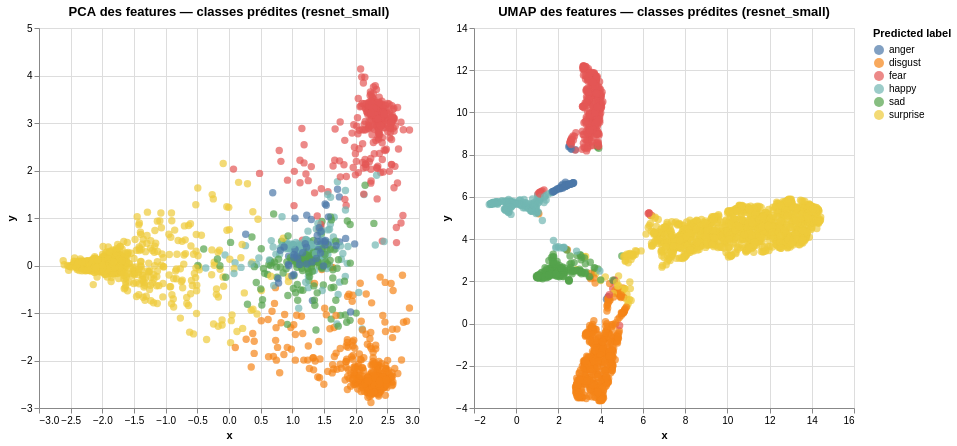

This figure's notebook cell:
### Code cell
# PCA et UMAP par prédictions
pca_chart_pred = alt.Chart(df_pca).mark_circle(size=55).encode(
    x="x:Q",
    y="y:Q",
    color=alt.Color("pred_label:N", title="Predicted label"),
    tooltip=["true_label:N", "pred_label:N"]
).properties(
    width=380,
    height=380,
    title=f"PCA des features — classes prédites ({best_model_name})"
).interactive()

umap_chart_pred = alt.Chart(df_umap).mark_circle(size=55).encode(
    x="x:Q",
    y="y:Q",
    color=alt.Color("pred_label:N", title="Predicted label"),
    tooltip=["true_label:N", "pred_label:N"]
).properties(
    width=380,
    height=380,
    title=f"UMAP des features — classes prédites ({best_model_name})"
).interactive()

pca_chart_pred | umap_chart_pred

### Figure 1 — Vega-Lite specification as saved in the notebook (floating-point values rounded to 4 significant figures; data arrays with more than 128 entries replaced by an {"elided": "..."} marker saying what was removed)
{"config": {"view": {"continuousWidth": 300, "continuousHeight": 300}}, "hconcat": [{"data": {"name": "data-2d7ea3abbcdffe57c331e90c975921a4"}, "mark": {"type": "circle", "size": 55}, "encoding": {"color": {"field": "pred_label", "title": "Predicted label", "type": "nominal"}, "tooltip": [{"field": "true_label", "type": "nominal"}, {"field": "pred_label", "type": "nominal"}], "x": {"field": "x", "type": "quantitative"}, "y": {"field": "y", "type": "quantitative"}}, "height": 380, "name": "view_3", "title": "PCA des features — classes prédites (resnet_small)", "width": 380}, {"data": {"name": "data-7df8842c7d0d17e3d1a14383a139b1db"}, "mark": {"type": "circle", "size": 55}, "encoding": {"color": {"field": "pred_label", "title": "Predicted label", "type": "nominal"}, "tooltip": [{"field": "true_label", "type": "nominal"}, {"field": "pred_label", "type": "nominal"}], "x": {"field": "x", "type": "quantitative"}, "y": {"field": "y", "type": "quantitative"}}, "height": 380, "name": "view_4", "title": "UMAP des features — classes prédites (resnet_small)", "width": 380}], "params": [{"name": "param_3", "select": {"type": "interval", "encodings": ["x", "y"]}, "bind": "scales", "views": ["view_3"]}, {"name": "param_4", "select": {"type": "interval", "encodings": ["x", "y"]}, "bind": "scales", "views": ["view_4"]}], "$schema": "https://vega.github.io/schema/vega-lite/v5.20.1.json", "datasets": {"data-2d7ea3abbcdffe57c331e90c975921a4": {"elided": "2387 records"}, "data-7df8842c7d0d17e3d1a14383a139b1db": {"elided": "2387 records"}}}
